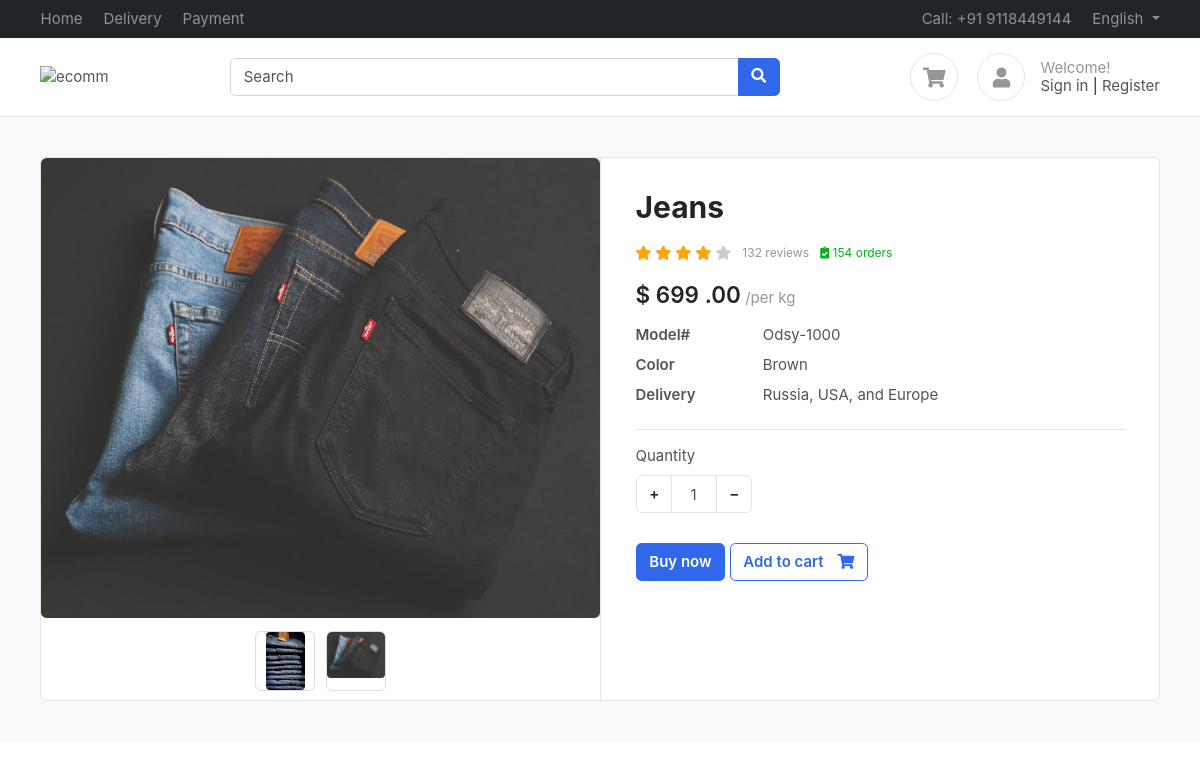
The app's page /product/jeans/ with its own data.
### products/models.py (models this page shows, shortened)
class Product(BaseModel):
    product_name = models.CharField(max_length=100)
    slug = models.SlugField(unique=True, null=True,blank=True)
    category = models.ForeignKey(Category, on_delete = models.CASCADE, related_name="products")
    price = models.IntegerField()
    product_description = models.TextField()
    color_variant = models.ManyToManyField(ColorVariant, blank=True)
    size_variant = models.ManyToManyField(SizeVariant, blank=True)

class ProductImage(BaseModel):
    product = models.ForeignKey(Product, on_delete=models.CASCADE, related_name="product_images")
    image = models.ImageField(upload_to = "product")

### products/views.py (the view)
# urls.py: path('<slug>/', get_product, name="get_product"),
def get_product(request, slug):
    try:
        product = Product.objects.get(slug =slug)
        context = {'product' : product}
        if request.GET.get('size'):
            size = request.GET.get('size')
            price = product.get_product_price_by_size(size)
            context['selected_size'] = size
            context['updated_price'] = price
        return render(request  , 'product/product.html' , context = context)
    except Exception as e:
        print(e)

### templates/product/product.html (shortened to what this page needs)
{% extends "base/base.html" %} {% block start %}
<section class="section-content padding-y bg">
  <div class="container">
    <div class="card">
      <div class="row no-gutters">
        <aside class="col-md-6">
          <article class="gallery-wrap">
            <div class="img-big-wrap">
              <div>
                <a href="#"
                  ><img src="/media/{{product.product_images.first.image}}"
                /></a>
              </div>
            </div>
            <div class="thumbs-wrap">
              {% for image in product.product_images.all %}
              <a href="#" class="item-thumb">
                <img src="/media/{{image.image}}"
              /></a>
              {% endfor %}
            </div>
          </article>
        </aside>
        <main class="col-md-6 border-left">
          <article class="content-body">
            <h2 class="title">{{product.product_name}}</h2>
            <div class="rating-wrap my-3">
              <ul class="rating-stars">
                <li style="width: 80%" class="stars-active">
                  <i class="fa fa-star"></i> <i class="fa fa-star"></i>
                  <i class="fa fa-star"></i> <i class="fa fa-star"></i>
                </li>
                <li>
                  <i class="fa fa-star"></i> <i class="fa fa-star"></i>
                  <i class="fa fa-star"></i> <i class="fa fa-star"></i>
                  <i class="fa fa-star"></i>
                </li>
              </ul>
              <small class="label-rating text-muted">132 reviews</small>
              <small class="label-rating text-success">
                <i class="fa fa-clipboard-check"></i> 154 orders
              </small>
            </div>
            <div class="mb-3">
              <var class="price h4"
                >$ {% if updated_price%} {{updated_price}} {% else %}
                {{product.price}} {% endif %} .00</var
              >
              <span class="text-muted">/per kg</span>
            </div>
            <dl class="row">
              <dt class="col-sm-3">Model#</dt>
              <dd class="col-sm-9">Odsy-1000</dd>
              <dt class="col-sm-3">Color</dt>
              <dd class="col-sm-9">Brown</dd>
              <dt class="col-sm-3">Delivery</dt>
              <dd class="col-sm-9">Russia, USA, and Europe</dd>
            </dl>
            <hr />
            <div class="form-row">
              <div class="form-group col-md flex-grow-0">
                <label>Quantity</label>
                <div class="input-group mb-3 input-spinner">
                  <div class="input-group-prepend">
                    <button
                      class="btn btn-light"
                      type="button"
                      id="button-plus"
                    >
                      +
                    </button>
                  </div>
                  <input type="text" class="form-control" value="1" />
                  <div class="input-group-append">
                    <button
                      class="btn btn-light"
                      type="button"
                      id="button-minus"
                    >
                      −
                    </button>
                  </div>
                </div>
              </div>
            </div>
            <a href="#" class="btn btn-primary"> Buy now </a>
            <a
              href="{% url 'add_to_cart' product.uid %} ? variant = {{selected_size}}"
              class="btn btn-outline-primary"
            >
              <span class="text">Add to cart</span>
              <i class="fas fa-shopping-cart"></i>
            </a>
          </article>
        </main>
      </div>
    </div>
  </div>
</section>
{%endblock%}

### public/static/css/ui.css (style rules this page uses)
html { font-family: 'Inter', sans-serif; font-size: 15px; }
.content-body { flex: 1 1 auto; padding: 2rem 2.3rem; }
.padding-y { padding-top: 40px; padding-bottom: 40px; }
var { font-style: normal; }
article:after, .form-group:after { display: block; clear: both; content: ""; }
.bg { background-color: #f8f9fa; }
.card .title { color: #212529; }
.btn-light { background-color: #fff; border-color: #e4e4e4; }
.btn .text + i { margin-left: 10px; }
dl[class="row"] { margin-bottom: 0; }
.price { font-weight: 600; color: #212529; }
.label-rating { margin-left: 7px; display: inline-block; vertical-align: middle; }
.rating-stars { display: inline-block; vertical-align: middle; list-style: none; margin: 0; padding: 0; position: relative; white-space: nowrap; clear: both; }
.rating-stars i { font-size: 14px; color: #ccc; display: inline; }
.rating-stars li { display: block; text-overflow: clip; white-space: nowrap; z-index: 1; }
.rating-stars li.stars-active { z-index: 2; position: absolute; top: 0; left: 0; overflow: hidden; }
.rating-stars li.stars-active i { color: orange; }
.input-spinner { width: 120px; flex-wrap: nowrap; display: inline-flex; }
.input-spinner input.form-control { text-align: center; max-width: 46px; flex-basis: 46px; border-color: #e4e4e4; flex-grow: 0; }
.input-spinner .btn { width: 36px; text-align: center; }
.gallery-wrap .img-big-wrap { margin-bottom: 10px; border-radius: 0.37rem; overflow: hidden; background-color: #fff; }
.gallery-wrap .img-big-wrap a { text-align: center; display: block; }
.gallery-wrap .img-big-wrap img { height: 460px; width: auto; display: inline-block; cursor: zoom-in; }
.gallery-wrap .thumbs-wrap { text-align: center; }
.gallery-wrap .thumbs-wrap .item-thumb { width: 60px; height: 60px; border: 1px solid #ddd; border-radius: 6px; margin: 3px; display: inline-block; overflow: hidden; }
.gallery-wrap .thumbs-wrap img { max-width: 100%; max-height: 100%; object-fit: cover; border-radius: 4px; cursor: zoom-in; }

### records on screen
Product: product_images.first.image (picture), product_name "Jeans", price "699"
ProductImage: image (picture)
ProductImage: image (picture)
